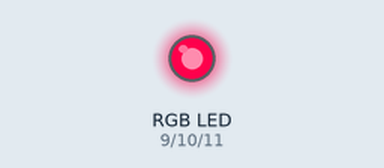
Simulated run of this sketch. Board: Arduino Uno, built with avr-gcc and run on an emulated ATmega328P. Parts: an RGB LED mixed from three pins (HIGH = lit). Dim RGB values are drawn brighter than linear.

Above: at 0.05 s.
At 1.55 s:
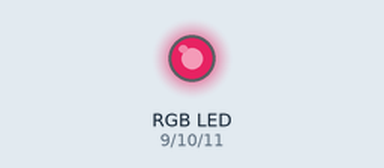
At 3.05 s:
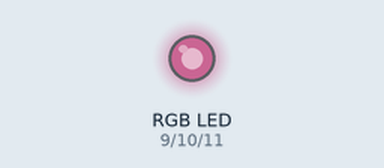
At 6.25 s:
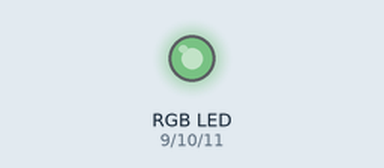
At 9.25 s:
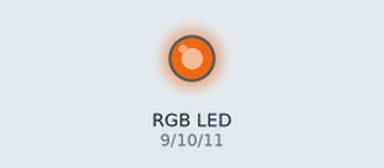
At 12.55 s:
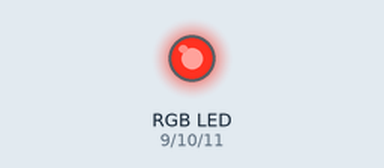
Timing chart, 0 to 20.0 s (numbered marks = the images above):
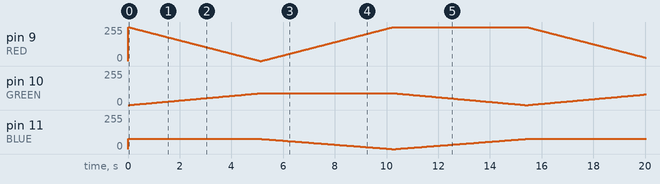

The sketch:

TriColorRGBFade.ino
```cpp
// Pins
#define RED 9
#define GREEN 10
#define BLUE 11

void setup() {
  pinMode(RED, OUTPUT);
  pinMode(GREEN, OUTPUT);
  pinMode(BLUE, OUTPUT);

  Serial.begin(9600);

  setLED(255, 0, 255); // Magenta
}

void loop() {
  // Fade smoothly in a cycle magenta, cyan, yellow, magenta, etc.

  // To cyan
  // red to 0, green to 255
  for (int i = 0; i <= 255; i += 1) {
    setLED(255 - i, i, 255);
    delay(20);
  }

  // To yellow
  // Red to 255, blue to 0
  for (int i = 0; i <= 255; i += 1) {
    setLED(i, 255, 255 - i);
    delay(20);
  }

  // To magenta
  // Green to 0, blue to 255
  for (int i = 0; i <= 255; i += 1) {
    setLED(255, 255 - i, i);
    delay(20);
  }
}

// Helper functions
void setLED(int r, int g, int b) {
  g = g * 0.35;
  b = b * 0.3;

  analogWrite(RED, r);
  analogWrite(GREEN, g);
  analogWrite(BLUE, b);
}
```
